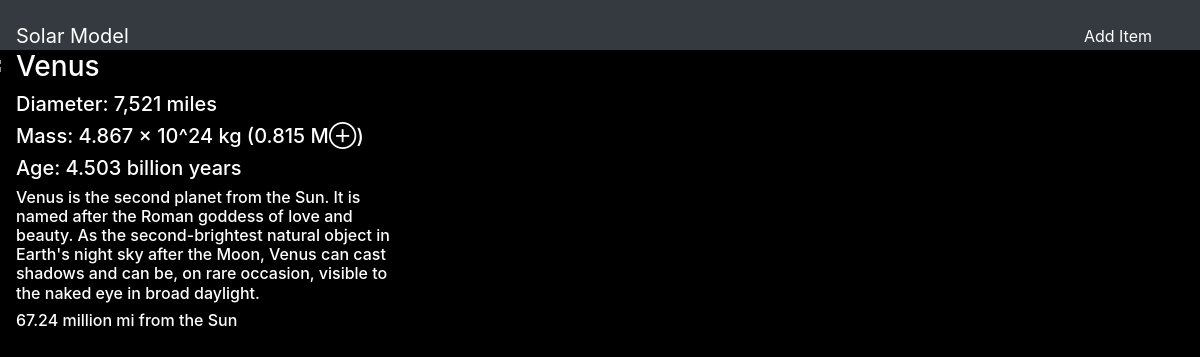
/2, run on the app's committed database.
### SolarModel/models.py (models this page shows, shortened)
class Item(models.Model):
    item_name = models.CharField(max_length=200)
    item_size = models.CharField(max_length=200)
    item_mass = models.CharField(max_length=200, default="default")
    item_age = models.CharField(max_length=200, default = "default")
    item_characteristics = models.CharField(max_length=500)
    item_distance = models.CharField(max_length=200)
    background_image = models.CharField(max_length=500, default='https://i0.wp.com/dotsandlines.steveboerner.com/wp-content/uploads/2016/06/earth_planet_600x300.jpg?resize=600%2C400')

### SolarModel/views.py (the view)
# urls.py: path('<int:pk>', views.PlanetDetail.as_view(), name="detail"),
class PlanetDetail(DetailView):
    model = Item
    template_name = 'SolarModel/detail.html'

### SolarModel/templates/SolarModel/detail.html (shortened to what this page needs)
{% extends 'SolarModel/base.html' %}
{% block body%}
    <div class="container">
        <div class="row">
            <div class="col-sm-4">
                <h3 style="color: white">{{ item.item_name}}</h3>
                <h5 style="color: white">{{ item.item_size}}</h5>
                <h5 style="color: white">{{ item.item_mass}}</h5>
                <h5 style="color: white">{{ item.item_age}}</h5>
                <h6 style="color: white">{{ item.item_characteristics}}</h6>
                <h6 style="color: white">{{ item.item_distance}}</h6>
            </div>
        </div>
{% endblock %}

### data on the page
Item: item_name "Venus", item_size "Diameter: 7,521 miles", item_mass "Mass: 4.867 × 10^24 kg (0.815 M⊕)", item_age "Age: 4.503 billion years", item_characteristics "Venus is the second planet from the Sun. It is named after the Roman goddess of love and beauty. As the second-brightest natural object in Earth's night sky after the Moon, Venus can cast shadows and can be, on rare occasion, visible to the naked eye in broad daylight.", item_distance "67.24 million mi from the Sun"
